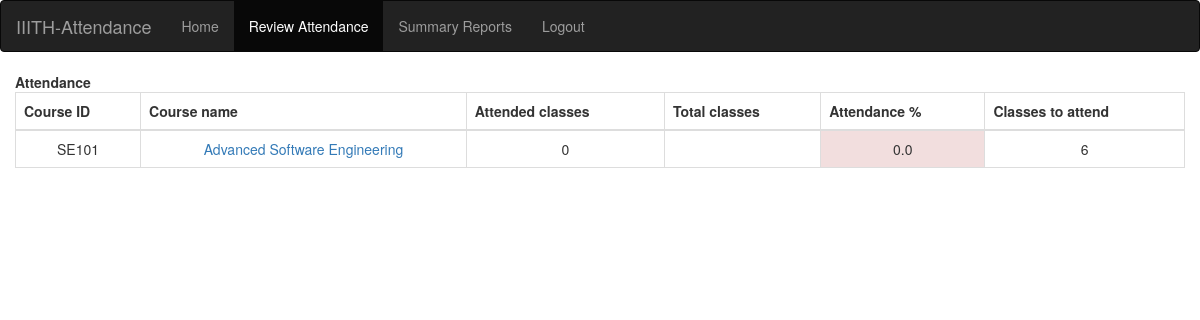
Page /info/student/12359/attendance/ (signed in) on the committed database.
### info/models.py (models this page shows, shortened)
class AttendanceTotal(models.Model):
    course = models.ForeignKey(Course, on_delete=models.CASCADE)
    student = models.ForeignKey(Student, on_delete=models.CASCADE)
    class Meta:
        unique_together = (('student', 'course'),)
    @property
    def att_class(self):
        stud = Student.objects.get(name=self.student)
        cr = Course.objects.get(name=self.course)
        att_class = Attendance.objects.filter(course=cr, student=stud, status='True').count()
        return att_class
    @property
    def attendance(self):
        stud = Student.objects.get(name=self.student)
        cr = Course.objects.get(name=self.course)
        total_class = Attendance.objects.filter(course=cr, student=stud).count()
        att_class = Attendance.objects.filter(course=cr, student=stud, status='True').count()
        if total_class == 0:
            attendance = 0
        else:
            attendance = round(att_class / total_class * 100, 2)
        return attendance
    @property
    def classes_to_attend(self):
        stud = Student.objects.get(name=self.student)
        cr = Course.objects.get(name=self.course)
        total_class = Attendance.objects.filter(course=cr, student=stud).count()
        att_class = Attendance.objects.filter(course=cr, student=stud, status='True').count()
        cta = math.ceil((0.75*total_class - att_class)/0.25)
        if cta < 0:
            return 0
        return cta

class Course(models.Model):
    dept = models.ForeignKey(Dept, on_delete=models.CASCADE)
    id = models.CharField(primary_key='True', max_length=50)
    name = models.CharField(max_length=50)
    shortname = models.CharField(max_length=50, default='X')
    def __str__(self):
        return self.name

class Student(models.Model):
    user = models.OneToOneField(User, on_delete=models.CASCADE, null=True)
    class_id = models.ForeignKey(Class, on_delete=models.CASCADE, default=1)
    USN = models.CharField(primary_key='True', max_length=100)
    name = models.CharField(max_length=200)
    sex = models.CharField(max_length=50, choices=sex_choice, default='Male')
    DOB = models.DateField(default='1998-01-01')
    def __str__(self):
        return self.name

### info/views.py (the view)
# urls.py: path('student/<slug:stud_id>/attendance/', views.attendance, name='attendance'),
@login_required()
def attendance(request, stud_id):
    stud = Student.objects.get(USN=stud_id)
    ass_list = Assign.objects.filter(class_id_id=stud.class_id)
    att_list = []
    for ass in ass_list:
        try:
            a = AttendanceTotal.objects.get(student=stud, course=ass.course)
        except AttendanceTotal.DoesNotExist:
            a = AttendanceTotal(student=stud, course=ass.course)
            a.save()
        att_list.append(a)
    return render(request, 'info/attendance.html', {'att_list': att_list})

### info/models.py (called while the page is built)
    @property
    def is_student(self):
        if hasattr(self, 'student'):
            return True
        return False

    @property
    def is_teacher(self):
        if hasattr(self, 'teacher'):
            return True
        return False

### info/templates/info/attendance.html (shortened to what this page needs)
{% extends 'info/base.html' %}
    {% load static %}
    {% block content %}
                  <div class="card mb-3">
            <div class="card-header">
            <b>Attendance</b></div>
            <div class="card-body">
              <div class="table-responsive">
                <table class="table table-bordered text-center" id="dataTable" width="100%" cellspacing="0">
                  <thead class="thead-light ">
                    <tr>
                        <th>Course ID</th>
                        <th>Course name</th>
                        <th>Attended classes</th>
                        <th>Total classes</th>
                        <th>Attendance %</th>
                        <th>Classes to attend</th>
                    </tr>
                  </thead>
                  <tbody>
                    {% for a in att_list %}
                    <tr>
                        <td>{{ a.course_id }}</td>
                        <td><a href="{% url 'attendance_detail' a.student.USN a.course.id %}">{{a.course.name}}</a></td>
                        <td>{{ a.att_class }}</td>
                        <td>{{ a. }}</td>
                        {% if a.attendance < 75 %}
                            <td class="p-3 mb-2 bg-danger text-white">{{ a.attendance }}</td>
                        {% else %}
                            <td class="p-3 mb-2 bg-success text-white">{{ a.attendance }}</td>
                        {% endif %}
                        <td>{{ a.classes_to_attend }}</td>
                    </tr>
                    {% empty %}
                            <p>student has no courses</p>
                    {% endfor %}
                  </tbody>
                </table>
              </div>
            </div>
          </div>
    {% endblock %}

### rows in the picture
AttendanceTotal: course_id "SE101", course.name "Advanced Software Engineering", att_class "0", attendance "0.0", classes_to_attend "6"
